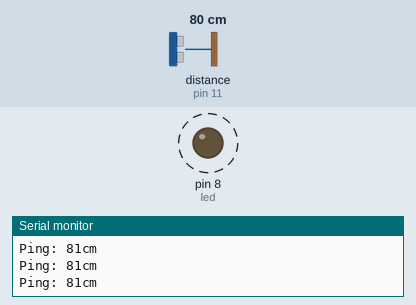
Simulated run of this sketch. Board: Arduino Uno, built with avr-gcc and run on an emulated ATmega328P. Parts: output pins drawn as LEDs (lit = HIGH), the last lines printed to the serial monitor. Dashed ring = blinking. Inputs (shaded band) come from the test bench; at power-on: distance to the obstacle (sensor on pin 11) 80 cm. The echo pulse lasts 58.3 µs per cm.

Above: at 1.6 s.
1.7 s: distance to the obstacle (sensor on pin 11) set to 2 cm
At 1.89 s:
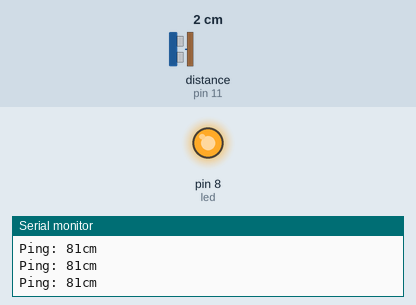
At 2.4 s:
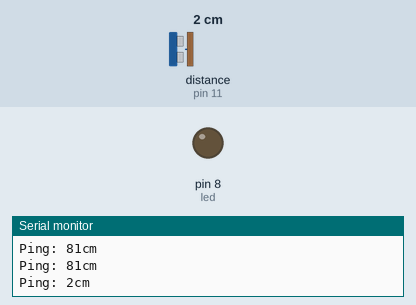
5.2 s: distance to the obstacle (sensor on pin 11) set to 18 cm
Timing chart, 0 to 14.7 s (numbered marks = the images above; inputs shaded):
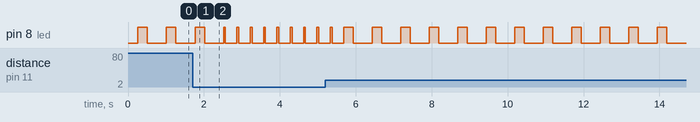

The sketch:

salvaobstaculo_con_led_3_timeout.ino
```cpp
// ---------------------------------------------------------------------------
// MODIFICAMOS EL PARPADEO DE UN LED SEGÚN
// LA DISTANCIA DEL SENSOR HC-SR04 A UN OBSTÁCULO.
// UMBRAL a 14 cm
// SI no regresa la señal al pin ECHO (lack of timeout)
// muestra 0,0,0... cm reiteradamente
// SOLUCION AL 0,0,0,0,0,0,...
/*When I detect the sensor is stuck, I simply switch echo pin to OUTPUT,
put it into LOW state, and after a while re-set it to INPUT, then cycle
again. */
//conexiones del sensor HC-SR04
//trigger 12
//echo    11
//Gnd     tierra (GND)
//Vcc     5V
//LED     8
// ---------

#include <NewPing.h> //libreria que maneja el sensor HC-SR04
#define TRIGGER_PIN 12 // Arduino pin tied to trigger pin on the ultrasonic sensor.
#define ECHO_PIN 11    // Arduino pin tied to echo pin on the ultrasonic sensor.
#define MAX_DISTANCE 200
int x;//distancia hasta el obstaculo
int intentos = 0;//num de veces que pone 0 cm
int led = 8;
// NewPing configura los pines y la distancia max detectada
NewPing sonar(TRIGGER_PIN, ECHO_PIN, MAX_DISTANCE);

void setup()
{
  Serial.begin(115200); // Open serial monitor at 115200 baud
  pinMode (led, OUTPUT);
}

void loop()
{
  delay(50);
  // Send ping, get ping time in microseconds (uS)
  unsigned int uS = sonar.ping();
  Serial.print("Ping: ");
  x = uS / US_ROUNDTRIP_CM; // distancia en cm
  Serial.print(x);
  Serial.println("cm");
 //Solucion  do{} ... while()
 //para cuando el pin ECHO no recibe rebote de señal
 //y el timer no se detiene y aparecen 0,0,0,... cm constantemente.
    do
    {
      delay(100);
      pinMode(ECHO_PIN, OUTPUT);
      digitalWrite(ECHO_PIN, LOW);
      delay(100);
      pinMode(ECHO_PIN, INPUT);
    }   while (x == 0 && ++intentos < 3);

 if (x < 14) { //umbral = 14 cm, cambia el parpadeo
    digitalWrite ( led , HIGH) ;
    delay(50);
    digitalWrite( led , LOW) ;
    delay(50);
  }//fin del if
  else {
    digitalWrite ( led , HIGH) ;
    delay(250);
    digitalWrite( led , LOW) ;
    delay(250);
  }//fin del else
}//fin del loop()
```
